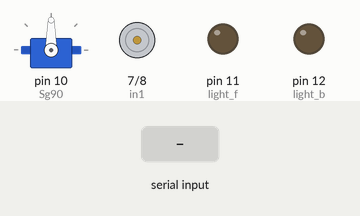
A sketch run on a simulated Arduino Uno, built with avr-gcc and run on an emulated ATmega328P. On the bench: servo, motor-driver pin pairs drawn as motors (green arrow = first pin HIGH = forward, orange = second pin HIGH = backward, longer = more drive, scaled by the enable pin), output pins drawn as LEDs (lit = HIGH). The test bench sets the inputs (shaded band).

Above: at 1.2 s.
1.3 s: "1" received over the second serial link
At 2.2 s:
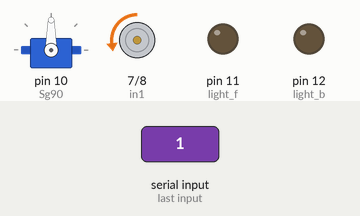
2.8 s: "2" received over the second serial link
At 3.4 s:
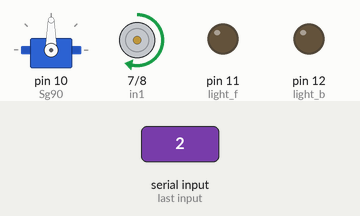
4.3 s: "3" received over the second serial link
At 5.5 s:
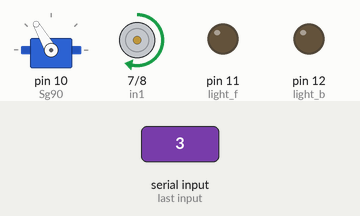
5.8 s: "4" received over the second serial link
At 6.9 s:
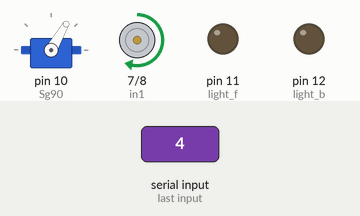
7.3 s: "5" received over the second serial link
At 8.0 s:
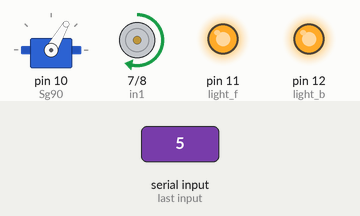
8.8 s: "8" received over the second serial link
At 9.1 s:
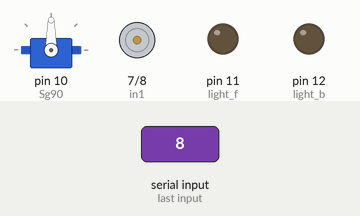
Timing chart, 0 to 11.3 s (numbered marks = the images above; inputs shaded):
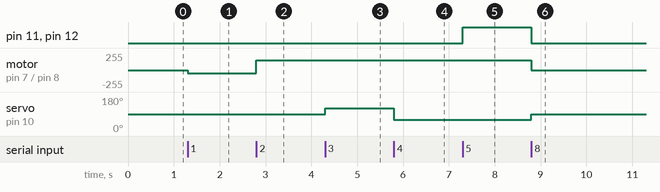

Measured:
- after the input at 1.3 s, motor on pin 7 (in1) / pin 8 (in2): stopped → backward 50/255 at once
- after the input at 2.8 s, motor on pin 7 (in1) / pin 8 (in2): backward 50/255 → forward 150/255 at once
- after the input at 4.3 s, servo on pin 10 (Sg90): 90° → 120° at once
- after the input at 5.8 s, servo on pin 10 (Sg90): 120° → 60° at once
- after the input at 7.3 s, pin 11 (light_f), pin 12 (light_b): LOW → HIGH at once
- after the input at 8.8 s, pin 11 (light_f), pin 12 (light_b): HIGH → LOW at once; motor on pin 7 (in1) / pin 8 (in2): forward 150/255 → stopped at once; servo on pin 10 (Sg90): 60° → 90° at once

The sketch:

Bluetooth.ino
```cpp
#include <SoftwareSerial.h>
#include <Servo.h>

//Bluetooth.
const int Tx=6;
const int Rx=5;
//Motor Sürücü.
const int in1=7;
const int in2=8;
const int enA=3;
//Işıklar.
const int light_f=11;//Ön
const int light_b=12;//Arka
//Servo motor.
const int in_servo=10;

int gear=1;   //Vites kontrolü
byte light=0; //Işıkların açık kapalı durumu


SoftwareSerial mySerial(6,5); // TX,RX
Servo Sg90;
void setup()
{
  mySerial.begin(9600);
  Sg90.attach(10);
  pinMode(light_f, OUTPUT);
  pinMode(light_b, OUTPUT);
  pinMode(in1, OUTPUT);
  pinMode(in2, OUTPUT);
  pinMode(enA, OUTPUT);
}

void loop()
{

  char ch = mySerial.read();
  if(ch=='1') //ileri gitmek için
  {
    if(gear==1) { Engine(50,1); }
    if(gear==2) { Engine(80,1); }
    if(gear==3) { Engine(125,1); }
    if(gear==4) { Engine(190,1); }
    if(gear==5) { Engine(255,1); }
    Sg90.write(90);
    Lights(1); //Ön ışıkları aç
  }
  if(ch=='2') //Geri gitmek için
  {
    Engine(150,0);
    Sg90.write(90);
    Lights(0);
  }
  if(ch=='3')//Sola dön
  {
    Sg90.write(120);
  }
  if(ch=='4')//Sağa dön
  {
    Sg90.write(60);
  }
  if(ch=='5')
  {
    if(light==1)
    {
      light=0;
      digitalWrite(light_f,LOW);
      digitalWrite(light_b,LOW);
    }
    else
    {
      light=1;
      digitalWrite(light_f,HIGH);
      digitalWrite(light_b,HIGH);
    }
  }
  if(ch=='6')
  {
    if(gear<5)
    {
      gear=gear+1;
    }
  }
  if(ch=='7')
  {
    if(gear>1)
    {
      gear=gear-1;
    }
  }
  if(ch=='8')
  {
    digitalWrite(in1, LOW);
    digitalWrite(in2, LOW);
    digitalWrite(light_f,LOW);
    digitalWrite(light_b,LOW);
    Sg90.write(90);
  }
}
void Lights(int val)
{
  /*
    val=1 ön ışıkları için
    val=0 arka ışıkları için
  */
  if(light==1 and val==1)
  {
    digitalWrite(light_b,LOW);
    digitalWrite(light_f,HIGH);
  }
  else if (light==1 and val==0)
  {
    digitalWrite(light_b,HIGH);
    digitalWrite(light_f,LOW);
  }
  else
  {
    digitalWrite(light_b,LOW);
    digitalWrite(light_f,LOW);
  }
}
void Engine(int val,int x)
{
  /*
    x=1 ileri
    x=0 geri

    val motorun hızı için
  */
  if(x==1)
  {
    digitalWrite(in1, LOW);
    digitalWrite(in2, HIGH);
    analogWrite(enA,val);
  }else{
    digitalWrite(in1, HIGH);
    digitalWrite(in2, LOW);
    analogWrite(enA,val);
  }
}
```
